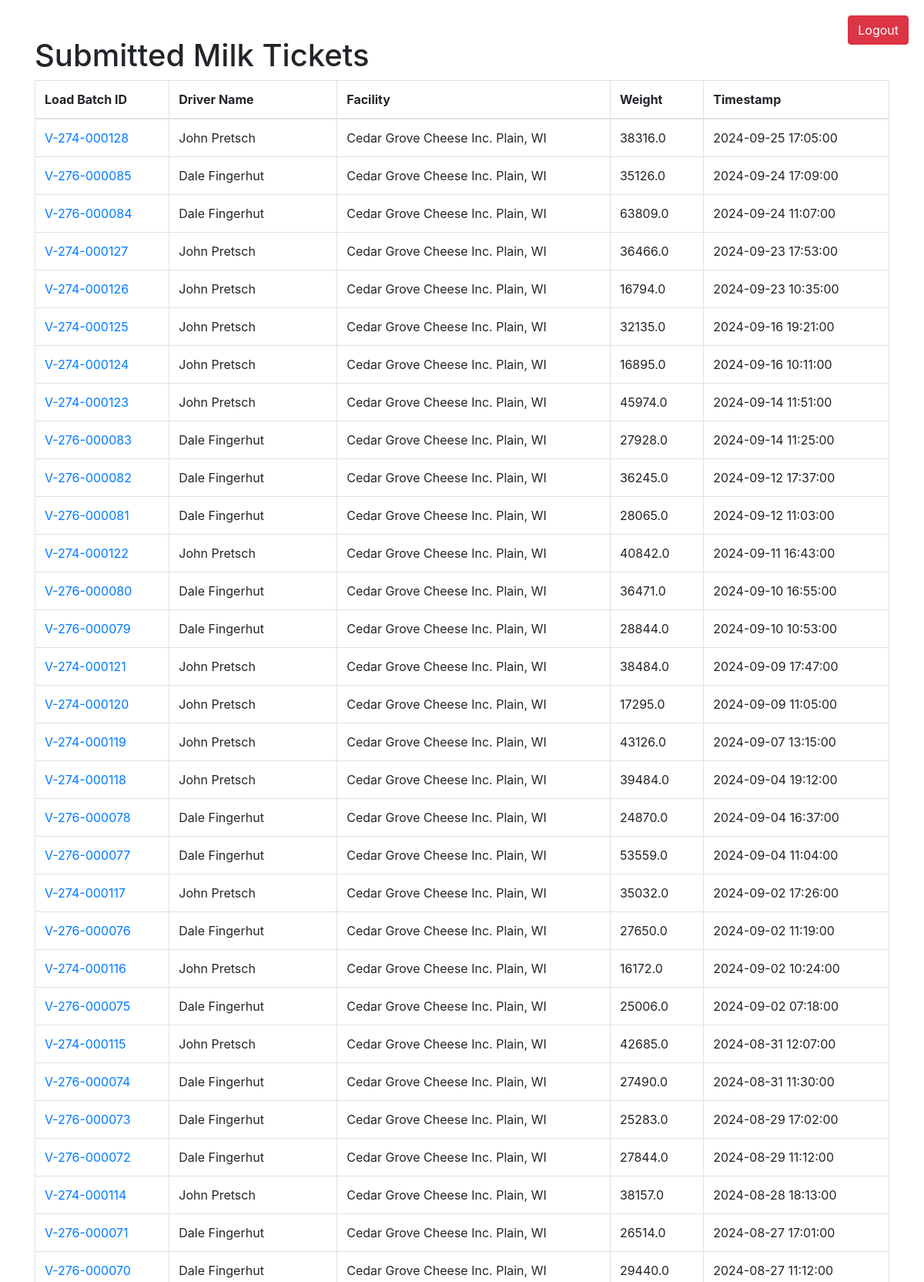
/view_tickets (signed in, upper part), run on the app's committed database.
### models.py (models this page shows, shortened)
class MilkTicket(db.Model):
    id = db.Column(db.Integer, primary_key=True)
    load_batch_id = db.Column(db.String(100), nullable=False)
    driver_name = db.Column(db.String(100), nullable=False)
    facility = db.Column(db.String(100), nullable=False)
    bulk_sampler_license = db.Column(db.String(50), nullable=False)
    btu_no = db.Column(db.String(50), nullable=True)
    antibiotic_test_result = db.Column(db.String(100), nullable=True)
    timestamp = db.Column(db.DateTime, nullable=False)
    receiving_plant = db.Column(db.String(100), nullable=False, default='Cedar Grove Cheese Inc.')
    receiving_plant_location = db.Column(db.String(100), nullable=False, default='Plain, WI')
    farm_pickups = db.Column(db.Text)
    total_converted_pounds = db.Column(db.Float, nullable=False)
    processed = db.Column(db.Boolean, default=False)
    temperature = db.Column(db.Float, nullable=True)

### routes.py (the view)
@app.route('/view_tickets')
def view_tickets():
    if 'user' not in session:  # Check if user is logged in
        flash('Please log in to access this page.', 'warning')
        return redirect(url_for('login'))
    logout_form = LogoutForm()
    tickets = MilkTicket.query.all()
    return render_template('view_tickets.html', tickets=tickets, logout_form=logout_form)

### app.py (called while the page is built)
@app.before_request
def create_tables():
    if not hasattr(create_tables, 'tables_created'):
        db.create_all()
        create_tables.tables_created = True

### templates/view_tickets.html (shortened to what this page needs)
<!doctype html>
<html lang="en">
<head>
    <link rel="stylesheet" href="https://stackpath.bootstrapcdn.com/bootstrap/4.3.1/css/bootstrap.min.css">
</head>
<body>
    <div class="container mt-5">
        <form action="{{ url_for('logout') }}" method="POST" class="logout-button">
            <button type="submit" class="btn btn-danger">Logout</button>
        </form>
        <h1>Submitted Milk Tickets</h1>
        <table class="table table-bordered">
            <thead>
                <tr>
                    <th>Load Batch ID</th>
                    <th>Driver Name</th>
                    <th>Facility</th>
                    <th>Weight</th>
                    <th>Timestamp</th>
                </tr>
            </thead>
            <tbody>
                {% for ticket in tickets %}
                <tr>
                    <td>
                        <a href="{{ url_for('submit_ticket', load_batch_id=ticket.load_batch_id) }}">
                            {{ ticket.load_batch_id }}
                        </a>
                    </td>
                    <td>{{ ticket.driver_name }}</td>
                    <td>{{ ticket.receiving_plant }} {{ ticket.receiving_plant_location }}</td>
                    <td>{{ ticket.total_converted_pounds }}</td>
                    <td>{{ ticket.timestamp }}</td>
                </tr>
                {% endfor %}
            </tbody>
        </table>
    </div>
</body>
</html>

### templates/view_tickets.html (style rules this page uses)
.logout-button { position: absolute; top: 20px; right: 20px; }

### data on the page
MilkTicket: load_batch_id "V-274-000128", driver_name "John Pretsch", receiving_plant "Cedar Grove Cheese Inc.", receiving_plant_location "Plain, WI", total_converted_pounds "38316.0", timestamp "2024-09-25 17:05:00"
MilkTicket: load_batch_id "V-276-000085", driver_name "Dale Fingerhut", receiving_plant "Cedar Grove Cheese Inc.", receiving_plant_location "Plain, WI", total_converted_pounds "35126.0", timestamp "2024-09-24 17:09:00"
MilkTicket: load_batch_id "V-276-000084", driver_name "Dale Fingerhut", receiving_plant "Cedar Grove Cheese Inc.", receiving_plant_location "Plain, WI", total_converted_pounds "63809.0", timestamp "2024-09-24 11:07:00"
MilkTicket: load_batch_id "V-274-000127", driver_name "John Pretsch", receiving_plant "Cedar Grove Cheese Inc.", receiving_plant_location "Plain, WI", total_converted_pounds "36466.0", timestamp "2024-09-23 17:53:00"
MilkTicket: load_batch_id "V-274-000126", driver_name "John Pretsch", receiving_plant "Cedar Grove Cheese Inc.", receiving_plant_location "Plain, WI", total_converted_pounds "16794.0", timestamp "2024-09-23 10:35:00"
MilkTicket: load_batch_id "V-274-000125", driver_name "John Pretsch", receiving_plant "Cedar Grove Cheese Inc.", receiving_plant_location "Plain, WI", total_converted_pounds "32135.0", timestamp "2024-09-16 19:21:00"
MilkTicket: load_batch_id "V-274-000124", driver_name "John Pretsch", receiving_plant "Cedar Grove Cheese Inc.", receiving_plant_location "Plain, WI", total_converted_pounds "16895.0", timestamp "2024-09-16 10:11:00"
MilkTicket: load_batch_id "V-274-000123", driver_name "John Pretsch", receiving_plant "Cedar Grove Cheese Inc.", receiving_plant_location "Plain, WI", total_converted_pounds "45974.0", timestamp "2024-09-14 11:51:00"
MilkTicket: load_batch_id "V-276-000083", driver_name "Dale Fingerhut", receiving_plant "Cedar Grove Cheese Inc.", receiving_plant_location "Plain, WI", total_converted_pounds "27928.0", timestamp "2024-09-14 11:25:00"
MilkTicket: load_batch_id "V-276-000082", driver_name "Dale Fingerhut", receiving_plant "Cedar Grove Cheese Inc.", receiving_plant_location "Plain, WI", total_converted_pounds "36245.0", timestamp "2024-09-12 17:37:00"
MilkTicket: load_batch_id "V-276-000081", driver_name "Dale Fingerhut", receiving_plant "Cedar Grove Cheese Inc.", receiving_plant_location "Plain, WI", total_converted_pounds "28065.0", timestamp "2024-09-12 11:03:00"
MilkTicket: load_batch_id "V-274-000122", driver_name "John Pretsch", receiving_plant "Cedar Grove Cheese Inc.", receiving_plant_location "Plain, WI", total_converted_pounds "40842.0", timestamp "2024-09-11 16:43:00"
MilkTicket: load_batch_id "V-276-000080", driver_name "Dale Fingerhut", receiving_plant "Cedar Grove Cheese Inc.", receiving_plant_location "Plain, WI", total_converted_pounds "36471.0", timestamp "2024-09-10 16:55:00"
MilkTicket: load_batch_id "V-276-000079", driver_name "Dale Fingerhut", receiving_plant "Cedar Grove Cheese Inc.", receiving_plant_location "Plain, WI", total_converted_pounds "28844.0", timestamp "2024-09-10 10:53:00"
MilkTicket: load_batch_id "V-274-000121", driver_name "John Pretsch", receiving_plant "Cedar Grove Cheese Inc.", receiving_plant_location "Plain, WI", total_converted_pounds "38484.0", timestamp "2024-09-09 17:47:00"
MilkTicket: load_batch_id "V-274-000120", driver_name "John Pretsch", receiving_plant "Cedar Grove Cheese Inc.", receiving_plant_location "Plain, WI", total_converted_pounds "17295.0", timestamp "2024-09-09 11:05:00"
MilkTicket: load_batch_id "V-274-000119", driver_name "John Pretsch", receiving_plant "Cedar Grove Cheese Inc.", receiving_plant_location "Plain, WI", total_converted_pounds "43126.0", timestamp "2024-09-07 13:15:00"
MilkTicket: load_batch_id "V-274-000118", driver_name "John Pretsch", receiving_plant "Cedar Grove Cheese Inc.", receiving_plant_location "Plain, WI", total_converted_pounds "39484.0", timestamp "2024-09-04 19:12:00"
MilkTicket: load_batch_id "V-276-000078", driver_name "Dale Fingerhut", receiving_plant "Cedar Grove Cheese Inc.", receiving_plant_location "Plain, WI", total_converted_pounds "24870.0", timestamp "2024-09-04 16:37:00"
MilkTicket: load_batch_id "V-276-000077", driver_name "Dale Fingerhut", receiving_plant "Cedar Grove Cheese Inc.", receiving_plant_location "Plain, WI", total_converted_pounds "53559.0", timestamp "2024-09-04 11:04:00"
MilkTicket: load_batch_id "V-274-000117", driver_name "John Pretsch", receiving_plant "Cedar Grove Cheese Inc.", receiving_plant_location "Plain, WI", total_converted_pounds "35032.0", timestamp "2024-09-02 17:26:00"
MilkTicket: load_batch_id "V-276-000076", driver_name "Dale Fingerhut", receiving_plant "Cedar Grove Cheese Inc.", receiving_plant_location "Plain, WI", total_converted_pounds "27650.0", timestamp "2024-09-02 11:19:00"
MilkTicket: load_batch_id "V-274-000116", driver_name "John Pretsch", receiving_plant "Cedar Grove Cheese Inc.", receiving_plant_location "Plain, WI", total_converted_pounds "16172.0", timestamp "2024-09-02 10:24:00"
MilkTicket: load_batch_id "V-276-000075", driver_name "Dale Fingerhut", receiving_plant "Cedar Grove Cheese Inc.", receiving_plant_location "Plain, WI", total_converted_pounds "25006.0", timestamp "2024-09-02 07:18:00"
MilkTicket: load_batch_id "V-274-000115", driver_name "John Pretsch", receiving_plant "Cedar Grove Cheese Inc.", receiving_plant_location "Plain, WI", total_converted_pounds "42685.0", timestamp "2024-08-31 12:07:00"
MilkTicket: load_batch_id "V-276-000074", driver_name "Dale Fingerhut", receiving_plant "Cedar Grove Cheese Inc.", receiving_plant_location "Plain, WI", total_converted_pounds "27490.0", timestamp "2024-08-31 11:30:00"
MilkTicket: load_batch_id "V-276-000073", driver_name "Dale Fingerhut", receiving_plant "Cedar Grove Cheese Inc.", receiving_plant_location "Plain, WI", total_converted_pounds "25283.0", timestamp "2024-08-29 17:02:00"
MilkTicket: load_batch_id "V-276-000072", driver_name "Dale Fingerhut", receiving_plant "Cedar Grove Cheese Inc.", receiving_plant_location "Plain, WI", total_converted_pounds "27844.0", timestamp "2024-08-29 11:12:00"
MilkTicket: load_batch_id "V-274-000114", driver_name "John Pretsch", receiving_plant "Cedar Grove Cheese Inc.", receiving_plant_location "Plain, WI", total_converted_pounds "38157.0", timestamp "2024-08-28 18:13:00"
MilkTicket: load_batch_id "V-276-000071", driver_name "Dale Fingerhut", receiving_plant "Cedar Grove Cheese Inc.", receiving_plant_location "Plain, WI", total_converted_pounds "26514.0", timestamp "2024-08-27 17:01:00"
MilkTicket: load_batch_id "V-276-000070", driver_name "Dale Fingerhut", receiving_plant "Cedar Grove Cheese Inc.", receiving_plant_location "Plain, WI", total_converted_pounds "29440.0", timestamp "2024-08-27 11:12:00"
